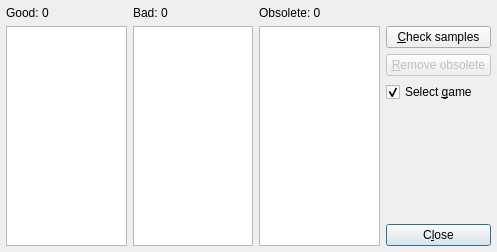
<?xml version="1.0" encoding="UTF-8"?>
<ui version="4.0">
 <author>R. Reucher</author>
 <class>SampleChecker</class>
 <widget class="QDialog" name="SampleChecker">
  <property name="geometry">
   <rect>
    <x>0</x>
    <y>0</y>
    <width>497</width>
    <height>252</height>
   </rect>
  </property>
  <property name="windowTitle">
   <string>Check samples</string>
  </property>
  <layout class="QGridLayout">
   <item row="3" column="3">
    <widget class="QCheckBox" name="checkBoxSamplesSelectGame">
     <property name="toolTip">
      <string>Select game in gamelist when selecting a sample set?</string>
     </property>
     <property name="text">
      <string>Select &amp;game</string>
     </property>
     <property name="checked">
      <bool>true</bool>
     </property>
    </widget>
   </item>
   <item row="5" column="3">
    <widget class="QPushButton" name="pushButtonHide">
     <property name="toolTip">
      <string>Close sample check dialog</string>
     </property>
     <property name="text">
      <string>C&amp;lose</string>
     </property>
    </widget>
   </item>
   <item row="2" column="3">
    <widget class="QPushButton" name="pushButtonSamplesRemoveObsolete">
     <property name="enabled">
      <bool>false</bool>
     </property>
     <property name="toolTip">
      <string>Remove obsolete sample sets</string>
     </property>
     <property name="text">
      <string>&amp;Remove obsolete</string>
     </property>
    </widget>
   </item>
   <item row="1" column="3">
    <widget class="QPushButton" name="pushButtonSamplesCheck">
     <property name="toolTip">
      <string>Check samples / stop check</string>
     </property>
     <property name="text">
      <string>&amp;Check samples</string>
     </property>
    </widget>
   </item>
   <item row="1" column="2" rowspan="5">
    <widget class="QListWidget" name="listWidgetSamplesObsolete"/>
   </item>
   <item row="1" column="1" rowspan="5">
    <widget class="QListWidget" name="listWidgetSamplesBad"/>
   </item>
   <item row="0" column="0">
    <widget class="QLabel" name="labelSamplesGood">
     <property name="text">
      <string>Good: 0</string>
     </property>
    </widget>
   </item>
   <item row="0" column="2">
    <widget class="QLabel" name="labelSamplesObsolete">
     <property name="text">
      <string>Obsolete: 0</string>
     </property>
    </widget>
   </item>
   <item row="0" column="1">
    <widget class="QLabel" name="labelSamplesBad">
     <property name="text">
      <string>Bad: 0</string>
     </property>
    </widget>
   </item>
   <item row="1" column="0" rowspan="5">
    <widget class="QListWidget" name="listWidgetSamplesGood"/>
   </item>
   <item row="4" column="3">
    <spacer>
     <property name="orientation">
      <enum>Qt::Vertical</enum>
     </property>
     <property name="sizeHint" stdset="0">
      <size>
       <width>105</width>
       <height>41</height>
      </size>
     </property>
    </spacer>
   </item>
  </layout>
 </widget>
 <layoutdefault spacing="6" margin="6"/>
 <tabstops>
  <tabstop>listWidgetSamplesGood</tabstop>
  <tabstop>listWidgetSamplesBad</tabstop>
  <tabstop>listWidgetSamplesObsolete</tabstop>
  <tabstop>pushButtonSamplesCheck</tabstop>
  <tabstop>pushButtonSamplesRemoveObsolete</tabstop>
  <tabstop>checkBoxSamplesSelectGame</tabstop>
  <tabstop>pushButtonHide</tabstop>
 </tabstops>
 <resources/>
 <connections>
  <connection>
   <sender>pushButtonHide</sender>
   <signal>clicked()</signal>
   <receiver>SampleChecker</receiver>
   <slot>accept()</slot>
   <hints>
    <hint type="sourcelabel">
     <x>448</x>
     <y>286</y>
    </hint>
    <hint type="destinationlabel">
     <x>484</x>
     <y>199</y>
    </hint>
   </hints>
  </connection>
 </connections>
</ui>
